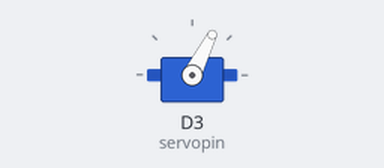
This sketch was run on a simulated ESP8266 (NodeMCU). On the bench: servo. Wiring (inferred from the names in the program): servo: signal D3. Servo pulses on a pin are drawn as a servo (544–2400 µs = 0–180°).

Above: at 0.05 s.
At 3.05 s:
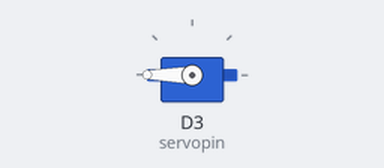
Timing chart, 0 to 8.5 s (numbered marks = the images above):
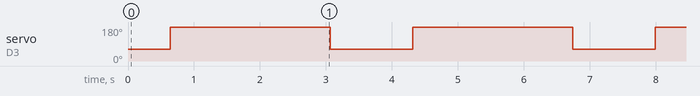

Measured:
- by itself, servo on D3 (servopin): alternates 180° for 2.4 s and 63° for 1.2 s

The sketch:

soft-servo-sg90-esp32-c6.ino
```cpp
long currenttime;
long oldtime;
long ontimestamp;
long servotime;
bool fliptohigh= false;
int angle;
#define servopin D3

long currenttime2;
long oldtime2;
bool goup;
bool godown;

void setup() {
  // put your setup code here, to run once:
  pinMode(servopin, OUTPUT);
}

void loop() {
  // put your main code here, to run repeatedly:

  currenttime= micros();
  if(currenttime - oldtime <= 20000){ // keeps track of the 20ms cycle time
    servotime= map(angle, 0, 180, 500, 2000);
    if(fliptohigh == true){ // If a new cycle is began, set the output HIGH once
      fliptohigh= false;
      digitalWrite(servopin, HIGH);
      ontimestamp= micros();
    }
    if(currenttime - ontimestamp >= servotime){ //after the HIGH time has passed, set the output LOW
      digitalWrite(servopin, LOW);
    }
  }else{
    oldtime= micros();
    fliptohigh= true;
  }

  // The code below cycles between 0 and 180 degrees, one by one
  currenttime2= micros();
  if(currenttime2 - oldtime2 >= 10000){
    oldtime2= micros();
    if(angle == 0){
      goup= true;
      godown= false;
    }else if(angle == 180){
      godown= true;
      goup= false;
    }
    if(goup == true){
      angle++;
    }else if(godown == true){
      angle--;
    }
  }
}
```
